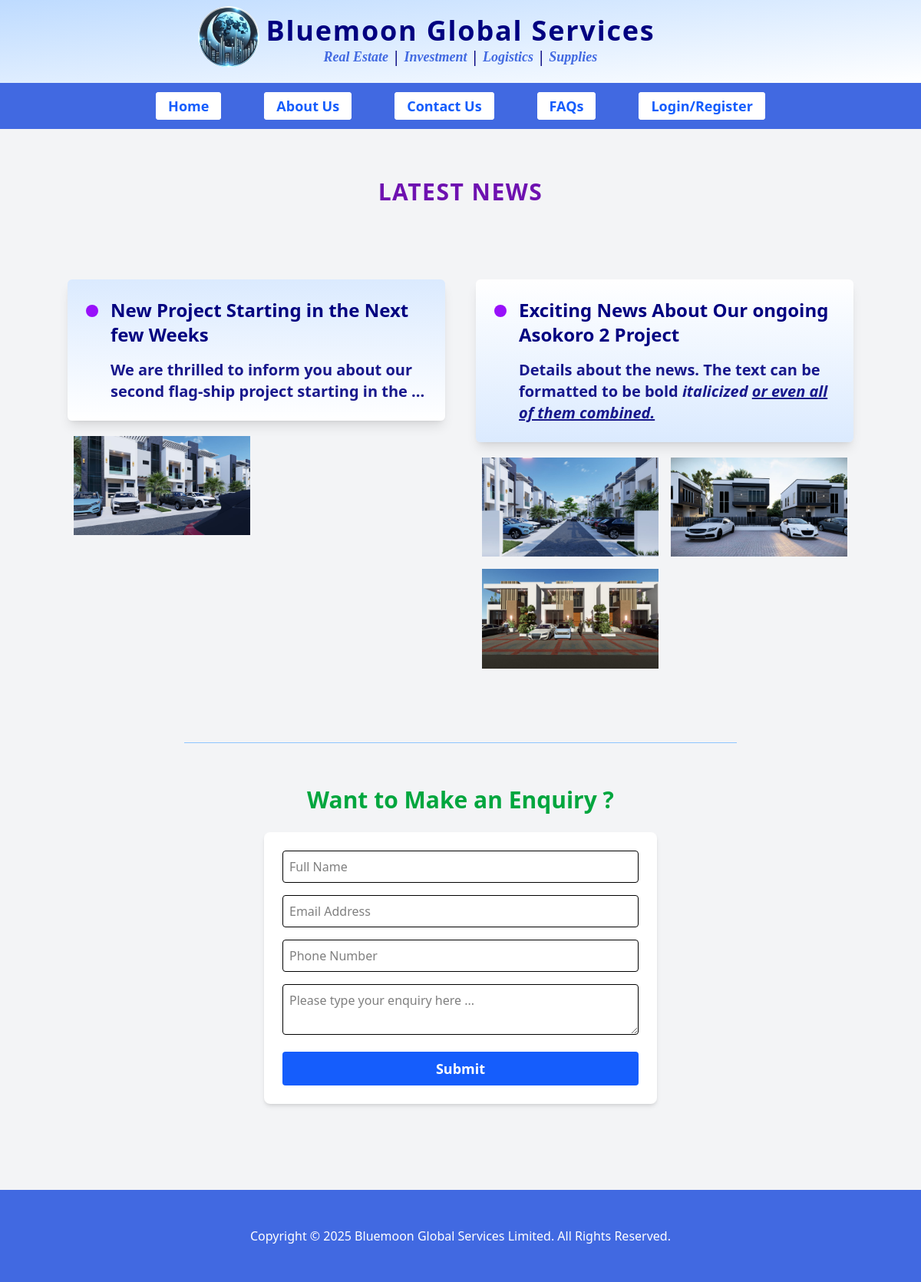
Page /news on the committed database.
### bmg/models.py (models this page shows, shortened)
class News(models.Model):
   title = models.CharField(max_length=128, blank=False)
   details = RichTextField()
   created_at = models.DateTimeField(auto_now_add=True)
   last_modified_at = models.DateTimeField(auto_now=True)
   added_by = models.ForeignKey(CustomUser, on_delete=models.SET_NULL, null=True)
   class Meta:
       ordering = ["-last_modified_at"]
       verbose_name = "News"
       verbose_name_plural = "News"

class NewsImage(models.Model):
    news = models.ForeignKey(News, on_delete=models.CASCADE, related_name='images')
    image = models.ImageField(upload_to='news_images/', null=True, blank=True)
    class Meta:
       verbose_name = "News Image"
       verbose_name_plural = "News Images"

### bmg/views.py (the view)
# urls.py: path("news", views.news, name="news"),
def news(request):
    section = "news"
    news = News.objects.all()
    return render(request, "news.html", {"news":news, "section":section})

### theme/templates/news.html (shortened to what this page needs)
{% extends 'base2.html' %}
{% load static %}
{% block content %}
    <div class="">
        <p class="page-head-title">LATEST NEWS</p>
    </div>
    <section class="container mx-auto py-8">
        <div class="grid lg:grid-cols-2 gap-10 font-semibold text-lg md:text-xl">
			{% for new in news %}
            <div>
                <div class="bg-gradient-to-b {% cycle 'from-blue-100 to-white' 'from-white to-blue-100' %} text-navy p-6 shadow-lg rounded-md flex space-x-4 mb-3 " id="news-{{new.id}}">
                    <div class="md:pt-1">
                        <span class="inline-block h-3 w-3 md:h-4 md:w-4 {% cycle 'bg-purple-600' 'bg-purple-600' %} rounded-full"></span>
                    </div>
                    <div>
                        <p class="font-black pb-4 text-xl md:text-2xl ">
                        <span>{{new.title}} </span>
                        </p>
                        <div class=" whitespace-pre-line text-navy/90">{{ new.details|safe }}</div>
                    </div>
                </div>
                <div class="flex flex-wrap">
                    {% for news_image in new.images.all %}
                        <div class="w-1/2 p-2">
                            <img src="{{ news_image.image.url}}" class="h-auto w-full  inline-block" alt="">
                        </div>
                    {% endfor %}
                </div>
            </div>
            {% empty %}
                <div class="text-2xl md:text-3xl font-black text-red-600 py-12 px-4 text-center">
                    <div >
                        <p>There is no news to share with you at this time.</p>
                    </div>
                </div>
            {% endfor %}
    	</div>
    </section>
{% endblock content %}

### rows in the picture
News: title "New Project Starting in the Next few Weeks", details "We are thrilled to inform you about our second flag-ship project starting in the ..."
NewsImage: image (picture)
News: title "Exciting News About Our ongoing Asokoro 2 Project", details "Details about the news. The text can be formatted to be bold italicized or even all of them combined."
NewsImage: image (picture)
NewsImage: image (picture)
NewsImage: image (picture)
